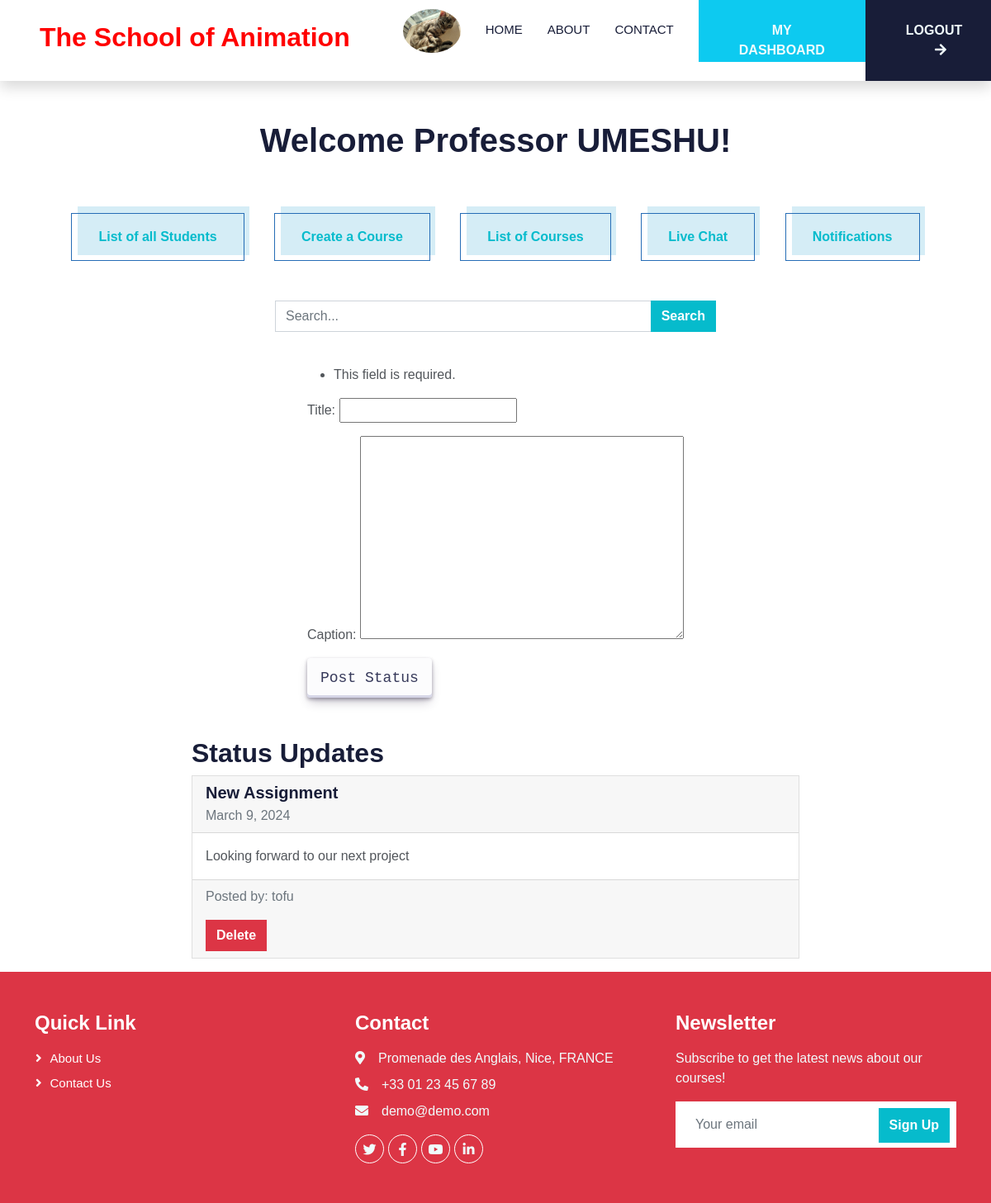
The app's page /post/dashboard_teacher/ (signed in) with its own data.
### users/models.py (models this page shows)
class User(AbstractUser):
    first_name = models.CharField(max_length=30)
    last_name = models.CharField(max_length=30)
    email = models.EmailField(unique=True)
    is_student = models.BooleanField('student',default=False)
    is_teacher = models.BooleanField('teacher',default=False)
    avatar = models.ImageField(upload_to='avatar/')

### post/models.py (models this page shows, shortened)
class Post(models.Model):
    user = models.ForeignKey(settings.AUTH_USER_MODEL,on_delete=models.CASCADE)
    caption = models.TextField(blank=True)
    title = models.CharField(max_length=200)
    slug = models.SlugField(max_length=200,blank=True)
    created = models.DateField(auto_now_add=True)

### post/views.py (the view)
# urls.py: path('dashboard_teacher/', views.dashboard_teacher, name='dashboard_teacher'),
@login_required
@user_passes_test(is_teacher)
def dashboard_teacher(request):
    current_user = request.user
    status_teacher = Post.objects.filter(user=current_user)
    if request.method=='POST':
        teacher_form = PostCreateForm(data=request.POST, files=request.FILES)
        if teacher_form.is_valid():
            new_item = teacher_form.save(commit=False)
            new_item.user = request.user
            new_item.save()
            return redirect('dashboard_teacher')
    else:
        teacher_form = PostCreateForm(data=request.GET)
    return render(request, 'elearning/dashboard_teacher.html',{'status_teacher':status_teacher,'teacher_form':teacher_form})

### post/forms.py
class PostCreateForm(forms.ModelForm):
    class Meta:
        model = Post
        fields = ('title','caption')

### post/views.py (called while the page is built)
def is_teacher(user):
    return user.is_teacher

### templates/elearning/dashboard_teacher.html (shortened to what this page needs)
{% extends 'staticpages/base.html' %}
{% load static %}
{% block body %}
<main class="container mt-5">
    <section class="row justify-content-center">
        <div class="col-auto">
            <h1 class="mb-4">Welcome Professor <span class="capitalize">{{ user.last_name }}</span>!</h1>
        </div>
    </section>
    <section class="row justify-content-center mt-3">
        <div class="col-auto">
            <button class="button-51 mx-3 my-4"><a href="{% url 'list_students' %}">List of all Students</a></button>
            <button class="button-51 mx-3 my-4"><a href="{% url 'create_course' %}">Create a Course</a></button>
            <button class="button-51 mx-3 my-4"><a href="{% url 'courses_list' %}">List of Courses</a></button>
            <button class="button-51 mx-3 my-4"><a href="{% url 'index' %}">Live Chat</a></button>
            <button class="button-51 mx-3 my-4"><a href="{% url 'notification_list' %}">Notifications</a></button>
        </div>
    </section>
    <section class="row justify-content-center mt-4">
        <div class="row justify-content-center">
            <div class="col-lg-6">
                <form action="{% url 'search_results' %}" method="get" class="mb-3">
                    <div class="input-group">
                        <input type="text" name="query" class="form-control" placeholder="Search...">
                        <button type="submit" class="btn btn-primary">Search</button>
                    </div>
                </form>
            </div>
        </div>
    </section>
    <section class="row justify-content-center mt-4">
        <form class="col-auto" method="post">
            {{ teacher_form.as_p }}
            <button class="button-30" role="button" type="submit">Post Status</button>
        </form>
    </section>
    <section class="row justify-content-center mt-5">
        <div class="col-md-8">
            <h2>Status Updates</h2>
            <div class="status-list">
                {% for status_teacher in status_teacher %}
                <div class="status-item card mb-3">
                    <div class="card-header">
                        <h5 class="card-title">{{ status_teacher.title }}</h5>
                        <p class="card-subtitle text-muted">{{ status_teacher.created }}</p>
                    </div>
                    <div class="card-body">
                        <p class="card-text">{{ status_teacher.caption }}</p>
                    </div>
                    <div class="card-footer">
                        <p class="text-muted">Posted by: {{ status_teacher.user }}</p>
                        {% if status_teacher.user == request.user %}
                        <form method="post" action="{% url 'delete_status_teacher' status_teacher.id %}">
                        <button type="submit" class="btn btn-danger">Delete</button>
                        </form>
                        {% endif %}
                    </div>
                </div>
                {% empty %}
                <p>No status updates available.</p>
                {% endfor %}
            </div>
        </div>
    </section>
</main>
{% endblock %}

### templates/staticpages/base.html (shortened to what this page needs)
{% load static %}
<!DOCTYPE html>
<html lang="en" dir="ltr">
    <head>
        <link href="https://cdnjs.cloudflare.com/ajax/libs/font-awesome/5.10.0/css/all.min.css" rel="stylesheet">
        <link href="{% static 'css/bootstrap.min.css' %}" rel="stylesheet">
        <link href="{% static 'css/custom.css' %}" rel="stylesheet">
        <link href="{% static 'css/style.css' %}" rel="stylesheet">
        <link href="{% static 'css/buttons.css' %}" rel="stylesheet">
    </head>
    <body class="d-flex flex-column min-vh-100">
        <nav class="navbar navbar-expand-lg custom-red navbar-light shadow sticky-top p-0">
            <a href="{% url 'homepage' %}" class="navbar-brand d-flex align-items-center px-4 px-lg-5">
                <h2 class="white-text">The School of Animation</h2>
            </a>
            <div class="navbar-collapse">
                <div class="navbar-nav ms-auto p-4 p-lg-0">
                    {% if user.is_authenticated %}
                    <ul class="navbar-nav ml-auto">
                        <li class="nav-link navbar-brand d-flex align-items-center">
                            <a href="{% url 'view_profile' %}">
                                {% if user.avatar %}
                                    <img src="{{ user.avatar.url }}" class="rounded-circle" width="70">
                                {% else %}
                                    <img src="{% static 'images/cat.png' %}" class="rounded-circle" width="70">
                                {% endif %}
                            </a>
                        </li>
                    </ul>
                    {% endif %}
                    <a class="nav-link" href="{% url 'homepage' %}">Home</a>
                    <a class="nav-link" href="{% url 'about' %}">About</a>
                    <a class="nav-link" href="{% url 'contact' %}">Contact</a>
                    {% if user.is_authenticated and user.is_teacher%}
                    <a class="btn bg-info text-light py-4 px-lg-5 d-none d-lg-block" href="{% url 'dashboard_teacher' %}">MY DASHBOARD</a>
                    {% endif %}
                    {% if user.is_authenticated %}
                    <form action="{% url 'logout' %}" method="post">
                        <button type="submit" class="btn bg-dark text-light py-4 px-lg-5 d-none d-lg-block">LOGOUT<i class="fa fa-arrow-right ms-3"></i></button>
                    </form>
                    {% else %}
                    <a href="{% url 'login' %}" class="btn bg-warning text-black py-4 px-lg-5 d-none d-lg-block">LOGIN<i class="fa fa-arrow-right ms-3"></i></a>
                    <a href="{% url 'register' %}" class="btn bg-success text-light py-4 px-lg-5 d-none d-lg-block">REGISTER<i class="fa fa-arrow-right ms-3"></i></a>
                    {% endif %}
                </div>
            </div>
        </nav>
        {% block body %}
        {% endblock %}
        <footer class="mt-auto">
            <div class="container-fluid bg-danger text-light footer wow fadeIn" data-wow-delay="0.1s">
                <div class="container py-5">
                    <div class="row g-5">
                        <div class="col-lg-4 col-md-6">
                            <h4 class="text-white mb-3">Quick Link</h4>
                            <a class="btn btn-link" href="{% url 'about' %}">About Us</a>
                            <a class="btn btn-link" href="{% url 'contact' %}">Contact Us</a>
                        </div>
                        <div class="col-lg-4 col-md-6">
                            <h4 class="text-white mb-3">Contact</h4>
                            <p class="mb-2"><i class="fa fa-map-marker-alt me-3"></i>Promenade des Anglais, Nice, FRANCE</p>
                            <p class="mb-2"><i class="fa fa-phone-alt me-3"></i>+33 01 23 45 67 89</p>
                            <p class="mb-2"><i class="fa fa-envelope me-3"></i>demo@demo.com</p>
                            <div class="d-flex pt-2">
                                <a class="btn btn-outline-light btn-social" href="https://twitter.com/"><i class="fab fa-twitter"></i></a>
                                <a class="btn btn-outline-light btn-social" href="https://facebook.com/"><i class="fab fa-facebook-f"></i></a>
                                <a class="btn btn-outline-light btn-social" href="https://www.youtube.com/@minnie_"><i class="fab fa-youtube"></i></a>
                                <a class="btn btn-outline-light btn-social" href="https://linkedin.com/"><i class="fab fa-linkedin-in"></i></a>
                            </div>
                        </div>
                        <div class="col-lg-4 col-md-6">
                            <h4 class="text-white mb-3">Newsletter</h4>
                            <p>Subscribe to get the latest news about our courses!</p>
                            <div class="position-relative mx-auto" style="max-width: 400px;">
                                <input class="form-control border-0 w-100 py-3 ps-4 pe-5" type="text" placeholder="Your email">
                                <button type="button" class="btn btn-primary py-2 position-absolute top-0 end-0 mt-2 me-2">Sign Up</button>
                            </div>
                        </div>
                    </div>
                </div>
            </div>
        </footer>
    </body>
</html>

### static/css/custom.css (style rules this page uses)
.custom-red { background-color: white; }
.white-text { color: red; font-family: 'Minya Nouvelle Regular', sans-serif; }
.capitalize { text-transform: uppercase; }

### static/css/style.css (style rules this page uses)
:root { --primary: #06BBCC; --light: #F0FBFC; --dark: #181d38; }
.btn { font-family: 'Nunito', sans-serif; font-weight: 600; transition: .5s; }
.btn.btn-primary, .btn.btn-secondary { color: #FFFFFF; }
.navbar-light .navbar-nav .nav-link { margin-right: 30px; padding: 25px 0; color: #FFFFFF; font-size: 15px; text-transform: uppercase; outline: none; }
.navbar-light .navbar-brand, .navbar-light a.btn { height: 75px; }
.navbar-light .navbar-nav .nav-link { color: var(--dark); font-weight: 500; }
.navbar-light.sticky-top { top: -100px; transition: .5s; }
.footer .btn.btn-social { margin-right: 5px; width: 35px; height: 35px; display: flex; align-items: center; justify-content: center; color: var(--light); font-weight: normal; border: 1px solid #FFFFFF; border-radius: 35px; transition: .3s; }
.footer .btn.btn-link { display: block; margin-bottom: 5px; padding: 0; text-align: left; color: #FFFFFF; font-size: 15px; font-weight: normal; text-transform: capitalize; transition: .3s; }
.footer .btn.btn-link::before { position: relative; content: "\f105"; font-family: "Font Awesome 5 Free"; font-weight: 900; margin-right: 10px; }

### static/css/buttons.css (style rules this page uses)
.button-51 { background-color: transparent; border: 1px solid #266DB6; box-sizing: border-box; color: #00132C; font-family: "Avenir Next LT W01 Bold",sans-serif; font-size: 16px; font-weight: 700; line-height: 24px; padding: 16px 23px; position: relative; text-decoration: none; user-select: none; -webkit-user-select: none; touch-action: manipulation; }
.button-51:before { background-color: #D5EDF6; content: ""; height: calc(100% + 3px); position: absolute; right: -7px; top: -9px; transition: background-color 300ms ease-in; width: 100%; z-index: -1; }
@media (min-width: 768px) { .button-51 { padding: 16px 32px; } }
.button-30 { align-items: center; appearance: none; background-color: #FCFCFD; border-radius: 4px; border-width: 0; box-shadow: rgba(45, 35, 66, 0.4) 0 2px 4px,rgba(45, 35, 66, 0.3) 0 7px 13px -3px,#D6D6E7 0 -3px 0 inset; box-sizing: border-box; color: #36395A; cursor: pointer; display: inline-flex; font-family: "JetBrains Mono",monospace; height: 48px; justify-content: center; line-height: 1; list-style: none; overflow: hidden; padding-left: 16px; padding-right: 16px; position: relative; text-align: left; text-decoration: none; transition: box-shadow .15s,transform .15s; user-select: none; -webkit-user-select: none; touch-action: manipulation; white-space: nowrap; will-change: box-shadow,transform; font-size: 18px; }

### records on screen
User: avatar (picture), last_name "UMESHU"
Post: title "New Assignment", created "March 9, 2024", caption "Looking forward to our next project", user "tofu", shows "Delete"
